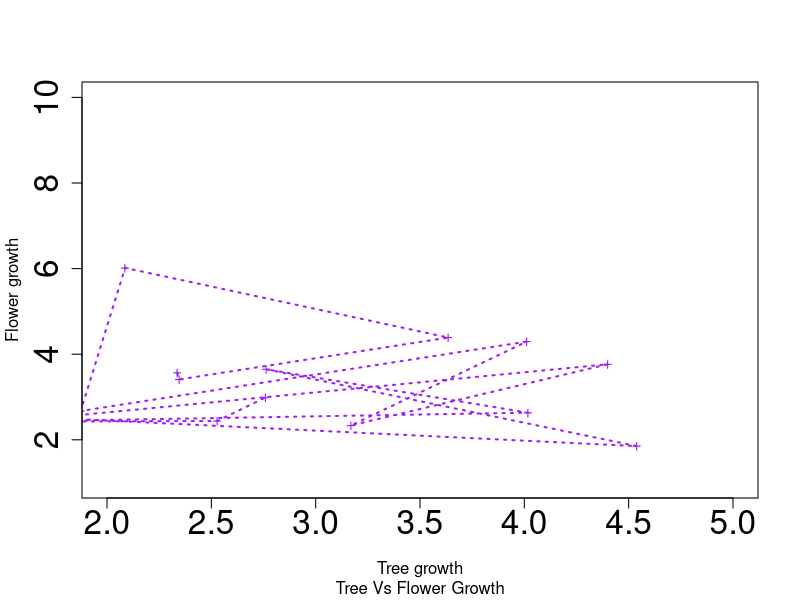
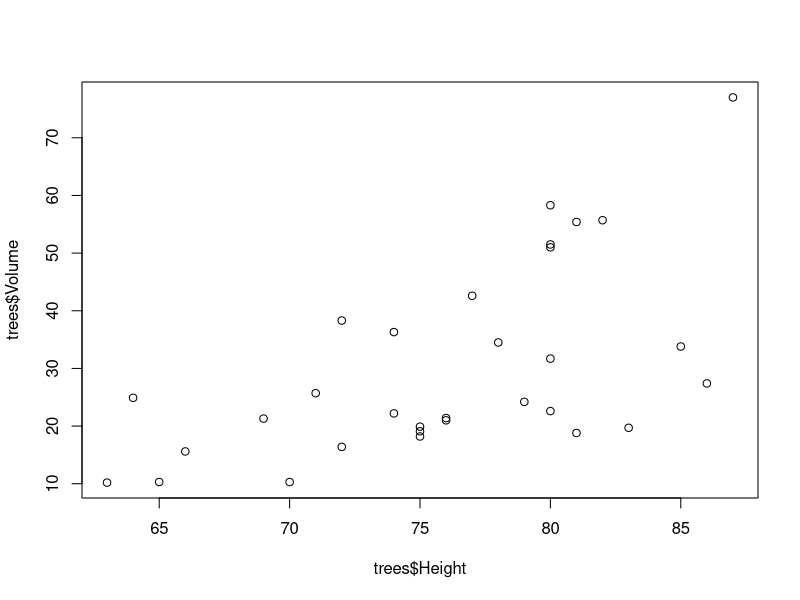
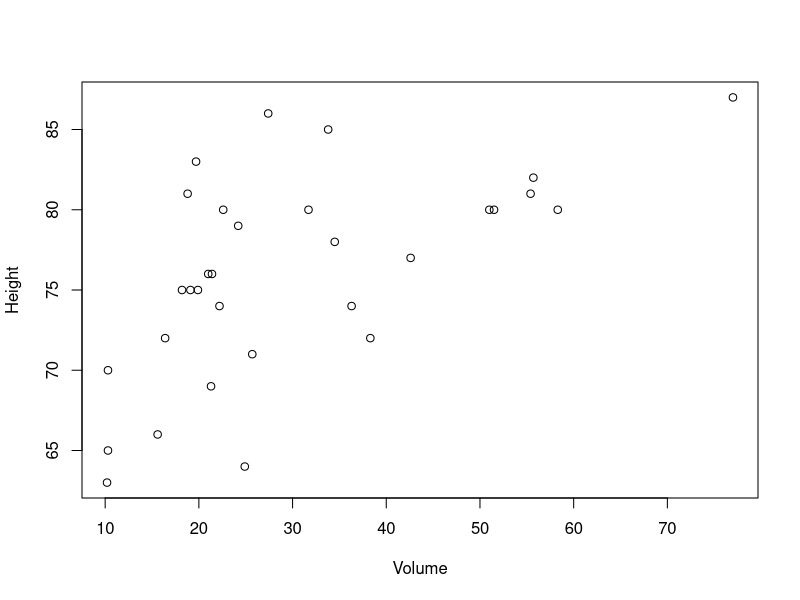
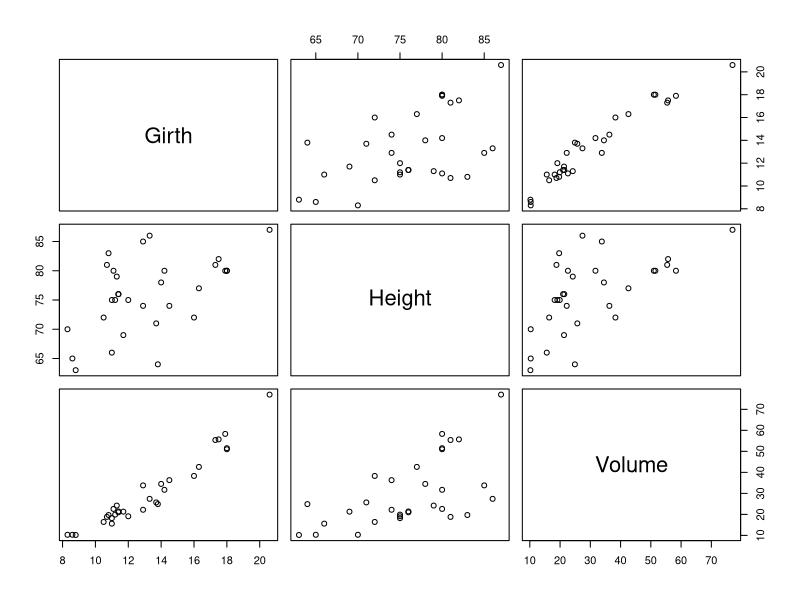
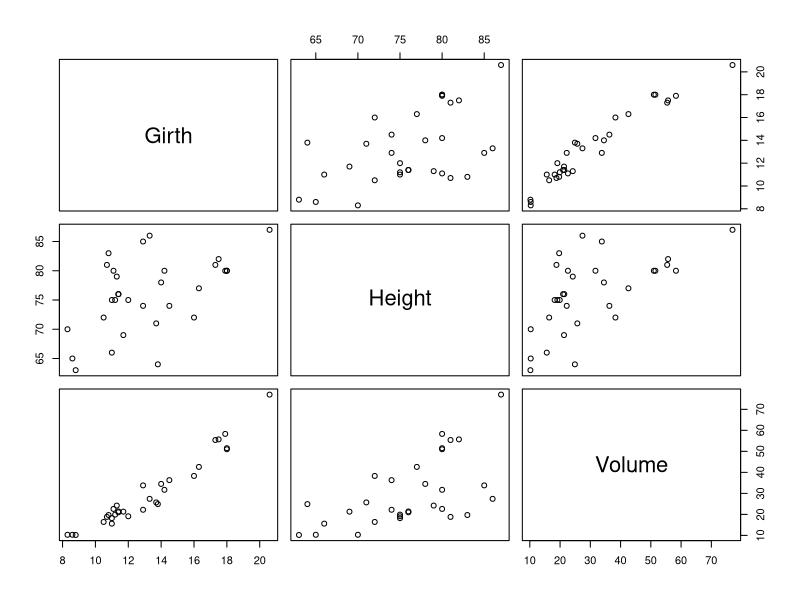

Here is the R script that generated these plots, in order:
# داریم راجب نمودارها در فصل سوم صجبت می کنیم.


# histogram: / هیستوگرام

x<- rnorm(15,3,1)
y<- rnorm(15,3)

plot(x,y, xlab='Tree growth', ylab='Flower growth',
     sub='Tree Vs Flower Growth', col='purple', type='o', xlim=c(2,5),
     ylim = c(1,10), pch = '+', lty= 3, lwd=2, cex.axis = 2)  


# in type we have two s, S one of them go horizontal first then vertical and 
# the other one is doing vice Versa.

# lty: line type: when you put different numbers you get different line 
# types

# lwd: it change the stroke size of our plot

# cex: characther expression, you can combine this with different things in your
# plot

trees['Height']

trees$Height

plot(trees$Height,trees$Volume)
plot(Height~Volume, data=trees)
plot(trees)
pairs(trees)

library(MASS)


cement$y

?plot
